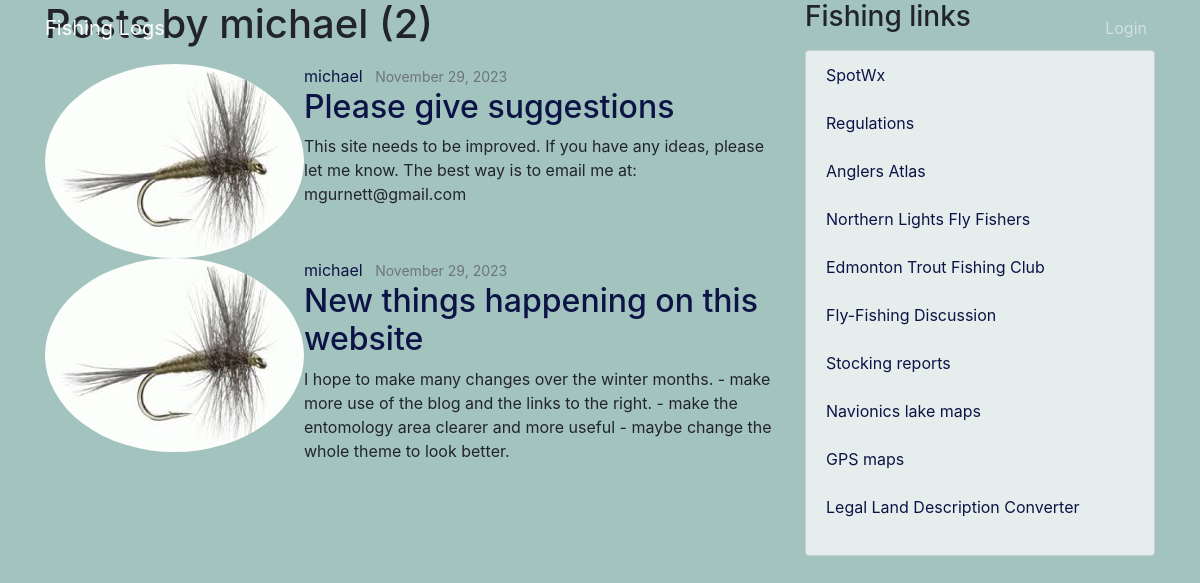
/blog/user/michael, run on the app's committed database.
### blog/models.py (models this page shows, shortened)
class Post(models.Model):
    title = models.CharField(max_length=100)
    content = models.TextField()
    date_posted = models.DateTimeField(default=timezone.now)
    author = models.ForeignKey(User, on_delete=models.CASCADE)

### users/models.py (models this page shows, shortened)
class Profile(models.Model):
    user = models.OneToOneField(User, on_delete=models.CASCADE)
    image = models.ImageField(default='default.jpg', upload_to='profile_pics')

### blog/views.py (the view)
# urls.py: path('user/<str:username>', UserPostListView.as_view(), name='user-posts'),
class UserPostListView(ListView):
    model = Post
    template_name = 'blog/user_posts.html'  # <app>/<model>_<viewtype>.html
    context_object_name = 'posts'
    paginate_by = 5
    def get_queryset(self):
        user = get_object_or_404(User, username=self.kwargs.get('username'))
        return Post.objects.filter(author=user).order_by('-date_posted')

### blog/templates/blog/user_posts.html (shortened to what this page needs)
{% extends "blog/base.html" %}
{% block content %}
    <h1 class="mb-3">Posts by {{ view.kwargs.username }} ({{ page_obj.paginator.count }})</h1>
    {% for post in posts %}
        <article class="media content-section">
          <img class="rounded-circle article-img" src="{{ post.author.profile.image.url }}">
          <div class="media-body">
            <div class="article-metadata">
              <a class="mr-2" href="{% url 'user-posts' post.author.username %}">{{ post.author }}</a>
              <small class="text-muted">{{ post.date_posted|date:"F d, Y" }}</small>
            </div>
            <h2><a class="article-title" href="{% url 'post-detail' post.id %}">{{ post.title }}</a></h2>
            <p class="article-content">{{ post.content }}</p>
          </div>
        </article>
    {% endfor %}
{% endblock content %}

### data on the page
Post: author.profile.image (placeholder picture), author "michael", date_posted "November 29, 2023", title "Please give suggestions", content "This site needs to be improved. If you have any ideas, please let me know. The best way is to email me at: mgurnett@gmail.com"
Post: author.profile.image (placeholder picture), author "michael", date_posted "November 29, 2023", title "New things happening on this website", content "I hope to make many changes over the winter months. - make more use of the blog and the links to the right. - make the entomology area clearer and more useful - maybe change the whole theme to look better."

### other printed values
{{ view.kwargs.username }} "michael"
{{ page_obj.paginator.count }} "2"
